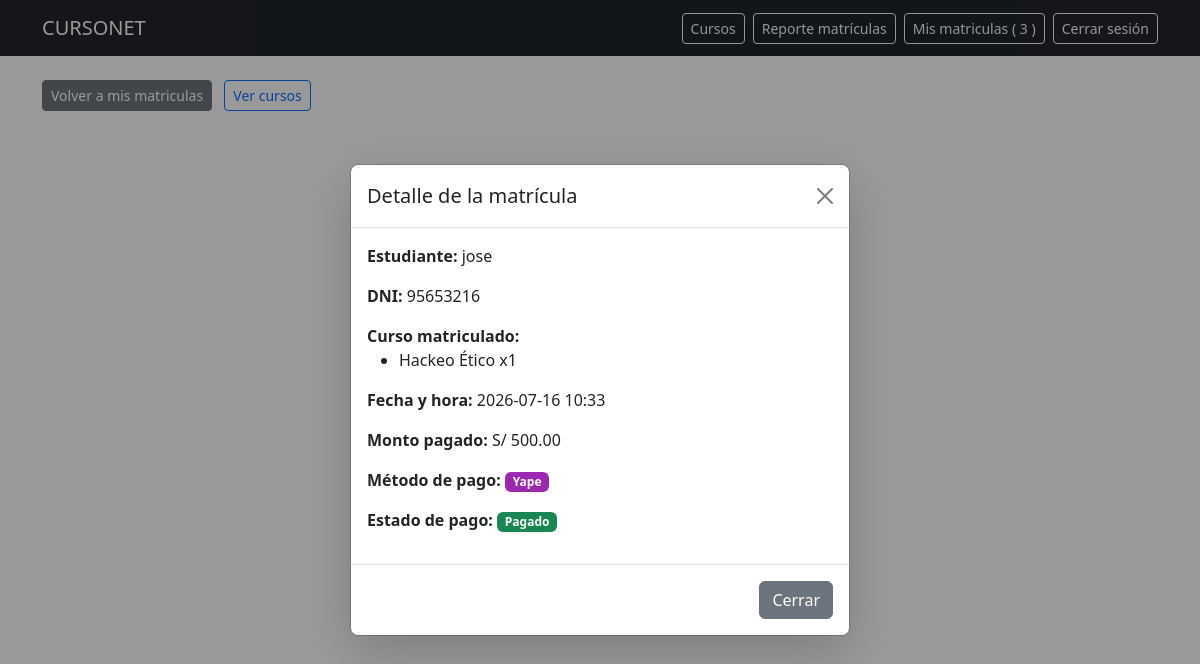
Page /pedido/4/ (signed in) on the committed database.
### pedidos/models.py (models this page shows, shortened)
class Pedido(models.Model):  # O como se llame tu clase de pedidos
    class Meta:
        verbose_name = "Matrícula"
        verbose_name_plural = "Matrículas"
    usuario = models.ForeignKey(User, on_delete=models.CASCADE)
    estudiante_nombre = models.CharField(max_length=150, blank=True, null=True)
    documento = models.CharField(max_length=50, blank=True, null=True)
    telefono = models.CharField(max_length=50, blank=True, null=True)
    email = models.EmailField(blank=True, null=True)
    productos = models.ManyToManyField(Producto, through="DetallePedido")
    fecha = models.DateTimeField(auto_now_add=True)
    total = models.DecimalField(max_digits=8, decimal_places=2)
    METODO_CHOICES = [
        ("efectivo", "Efectivo"),
        ("yape", "Yape"),
        ("plin", "Plin"),
        ("transferencia", "Transferencia"),
        ("tarjeta", "Tarjeta"),
    ]
    metodo_pago = models.CharField(max_length=20, choices=METODO_CHOICES, default="transferencia")
    referencia_pago = models.CharField(max_length=120, blank=True, null=True)
    ESTADO_PAGO_CHOICES = [
        ("pagado", "Pagado"),
        ("pendiente", "Pendiente"),
    ]
    estado_pago = models.CharField(max_length=20, choices=ESTADO_PAGO_CHOICES, default="pagado")

class DetallePedido(models.Model):
    class Meta:
        verbose_name = "Detalle Matrícula"
        verbose_name_plural = "Detalle Matrículas"
    pedido = models.ForeignKey(Pedido, on_delete=models.CASCADE)
    producto = models.ForeignKey(Producto, on_delete=models.CASCADE)
    cantidad = models.IntegerField()

class Producto(models.Model):
    class Meta:
        verbose_name = "Curso"
        verbose_name_plural = "Cursos"
    nombre = models.CharField(max_length=100, verbose_name="Nombre")
    precio = models.DecimalField(max_digits=6, decimal_places=2, verbose_name="Precio")
    stock = models.IntegerField(verbose_name="Vacantes")
    activo = models.BooleanField(default=True, verbose_name="Activo")
    categoria = models.ForeignKey(Categoria, on_delete=models.SET_NULL, null=True, verbose_name="Categoría")

### pedidos/views.py (the view)
# urls.py: path("pedido/<int:pedido_id>/", views.detalle_pedido, name="detalle_pedido"),
@login_required
def detalle_pedido(request, pedido_id):
    pedido = get_object_or_404(Pedido, pk=pedido_id, usuario=request.user)
    detalles = DetallePedido.objects.filter(pedido=pedido)
    return render(request, "pedidos/detalle.html", {"pedido": pedido, "detalles": detalles})

### pedidos/templates/pedidos/detalle.html
{% extends 'base.html' %}
{% block content %}
<div class="mb-3">
    <a class="btn btn-secondary btn-sm me-2" href="{% url 'mis_pedidos' %}">Volver a mis matriculas</a>
    <a class="btn btn-outline-primary btn-sm" href="{% url 'lista_productos' %}">Ver cursos</a>
</div>
<div class="modal fade show" id="detalleModal" tabindex="-1" aria-labelledby="detalleModalLabel" aria-modal="true" style="display: block; background: rgba(0, 0, 0, 0.4);">
    <div class="modal-dialog modal-dialog-centered">
        <div class="modal-content shadow-lg">
            <div class="modal-header">
                <h5 class="modal-title" id="detalleModalLabel">Detalle de la matrícula</h5>
                <a href="{% url 'mis_pedidos' %}" class="btn-close"></a>
            </div>
            <div class="modal-body">
                <div class="mb-3">
                    <strong>Estudiante:</strong> {{ pedido.estudiante_nombre|default:'No informado' }}
                </div>
                <div class="mb-3">
                    <strong>DNI:</strong> {{ pedido.documento|default:'No informado' }}
                </div>
                <div class="mb-3">
                    <strong>Curso matriculado:</strong>
                    <ul class="mb-0">
                        {% for detalle in detalles %}
                        <li>{{ detalle.producto.nombre }} x{{ detalle.cantidad }}</li>
                        {% endfor %}
                    </ul>
                </div>
                <div class="mb-3">
                    <strong>Fecha y hora:</strong> {{ pedido.fecha|date:'Y-m-d H:i' }}
                </div>
                <div class="mb-3">
                    <strong>Monto pagado:</strong> S/ {{ pedido.total }}
                </div>
                <div class="mb-3">
                    <strong>Método de pago:</strong>
                    {% if pedido.metodo_pago == 'yape' %}
                        <span class="badge" style="background-color: #9C27B0;">Yape</span>
                    {% elif pedido.metodo_pago == 'plin' %}
                        <span class="badge bg-info">Plin</span>
                    {% elif pedido.metodo_pago == 'efectivo' %}
                        <span class="badge bg-warning text-dark">Efectivo</span>
                    {% elif pedido.metodo_pago == 'transferencia' %}
                        <span class="badge bg-secondary">Transferencia</span>
                    {% elif pedido.metodo_pago == 'tarjeta' %}
                        <span class="badge" style="background-color: #87CEEB;">Tarjeta</span>
                    {% endif %}
                </div>
                <div class="mb-3">
                    <strong>Estado de pago:</strong>
                    {% if pedido.estado_pago == 'pagado' %}
                        <span class="badge bg-success">Pagado</span>
                    {% else %}
                        <span class="badge bg-danger">Pendiente</span>
                    {% endif %}
                </div>
            </div>
            <div class="modal-footer">
                <a class="btn btn-secondary" href="{% url 'mis_pedidos' %}">Cerrar</a>
            </div>
        </div>
    </div>
</div>
{% endblock %}

### pedidos/templates/base.html (shortened to what this page needs)
<!DOCTYPE html>
<html>
<head>
    <link href="https://cdn.jsdelivr.net/npm/bootstrap@5.3.0/dist/css/bootstrap.min.css" rel="stylesheet">
</head>
<body>
<nav class="navbar navbar-expand-lg navbar-dark bg-dark">
    <div class="container">
        <a class="navbar-brand" href="{% url 'inicio' %}">CURSONET</a>
        <div class="d-flex gap-2 align-items-center">
            <a class="btn btn-outline-light btn-sm" href="{% url 'lista_productos' %}">Cursos</a>
            <a class="btn btn-outline-light btn-sm" href="{% url 'reporte_matriculas' %}">Reporte matrículas</a>
            <a class="btn btn-outline-light btn-sm" href="{% url 'mis_pedidos' %}">Mis matriculas (
                {% if request.user.is_authenticated %}
                    {{ request.user.pedido_set.count }}
                {% else %}
                    {% if request.session.cart %}
                        {{ request.session.cart|length }}
                    {% else %}
                        0
                    {% endif %}
                {% endif %}
            )</a>
            <a class="btn btn-outline-light btn-sm" href="{% url 'logout' %}">Cerrar sesión</a>
        </div>
    </div>
</nav>
<div class="container mt-4">
    {% block content %}{% endblock %}
</div>
</body>
</html>

### rows in the picture
Pedido: estudiante_nombre "jose", documento "95653216", fecha "2026-07-16 10:33", total "500.00"
DetallePedido: producto.nombre "Hackeo Ético", cantidad "1"

### other values in the picture
{{ request.user.pedido_set.count }} "3"
